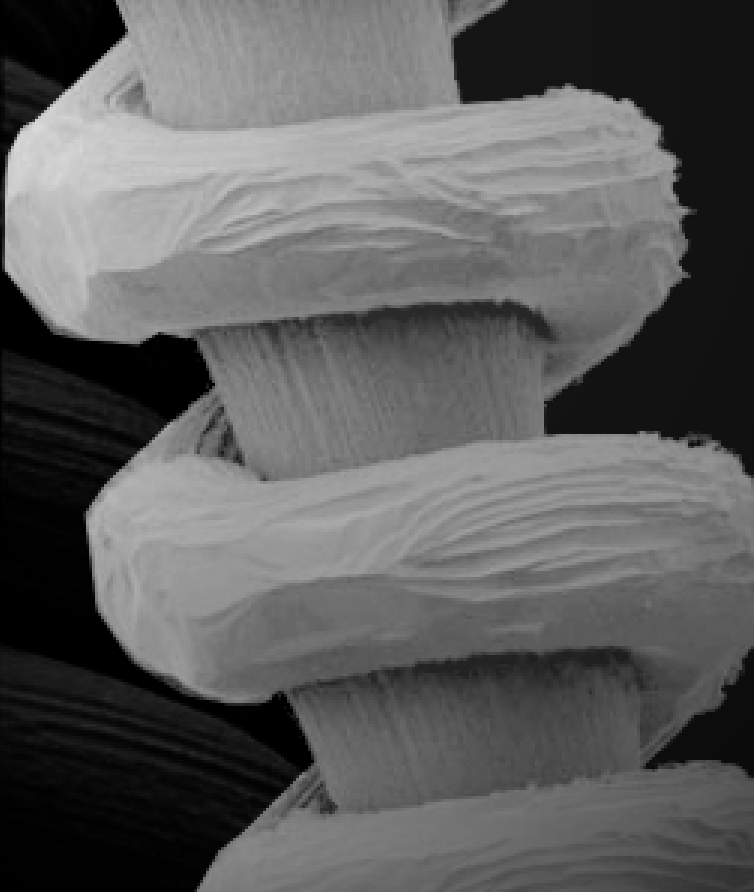
//> input picture Imageprocessing/Opencvexample/cmake/caper2/did/11.tif, 754 x 892 px
$ ./main   (built with g++ and OpenCV 4)
//> lines starting //> are read from the running program, lines starting //| are printed output that depends on the picture; after the words box and inside, x2 and y2 are one past the last pixel; in counts of white or black regions, pixels touching at a corner belong together
#include<iostream>
#include<opencv2/opencv.hpp>
#include <opencv2/highgui/highgui.hpp>
#include <opencv2/imgproc/imgproc.hpp>
using namespace cv;
using namespace std;
int main()
{
	Mat srcimage1 = imread("11.tif");
//> srcimage1 is the input picture: 892 rows x 754 cols, CV_8UC3; min 0, max 217, mean 93.5
    	imshow("Original", srcimage1);
	Mat srcimage2 = imread("22.tif");
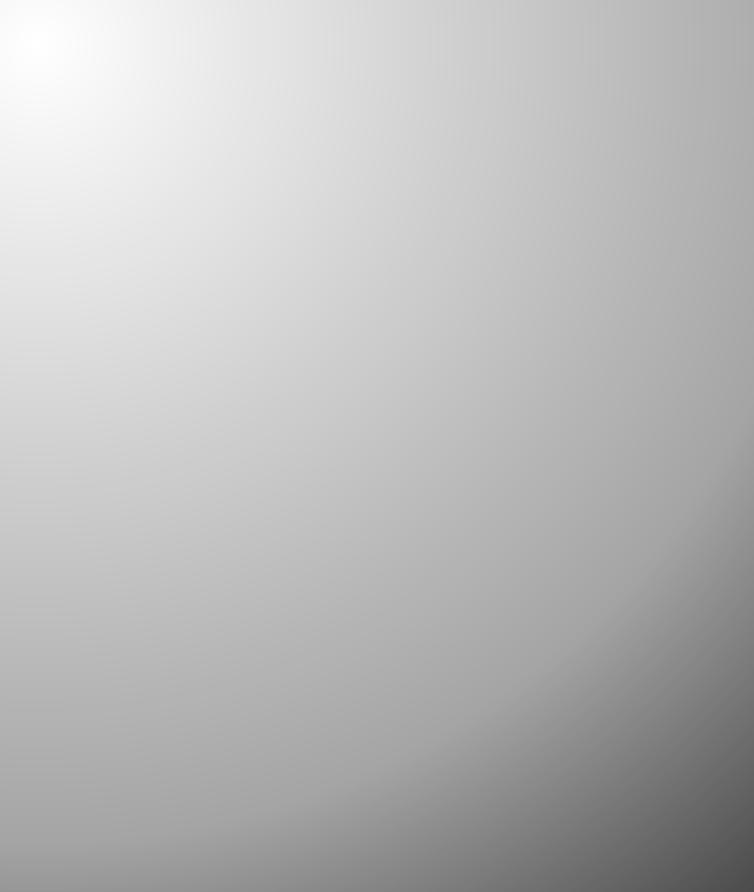
//> input picture Imageprocessing/Opencvexample/cmake/caper2/did/22.tif, 754 x 892 px
//> srcimage2 is the input picture: 892 rows x 754 cols, CV_8UC3; min 76, max 255, mean 186.2
        imshow("Modle", srcimage2);
      	int r1 = srcimage1.rows;
//> r1 = 892
      	int c1 = srcimage1.cols;
//> c1 = 754
      	int r2 = srcimage2.rows;
//> r2 = 892
      	int c2 = srcimage2.cols;
//> c2 = 754
        Mat dstimage;
        dstimage.create(r1,c1,srcimage1.type());
        for (int i = 0;i < r2;i++){
        	for(int j = 0;j < c2;j++){
               	srcimage2.at<Vec3b>(i,j)[0]=float(srcimage2.at<Vec3b>(i,j)[0]/128);
                srcimage2.at<Vec3b>(i,j)[1]=float(srcimage2.at<Vec3b>(i,j)[1]/128);
                srcimage2.at<Vec3b>(i,j)[2]=float(srcimage2.at<Vec3b>(i,j)[2]/128);
             	}
       	}
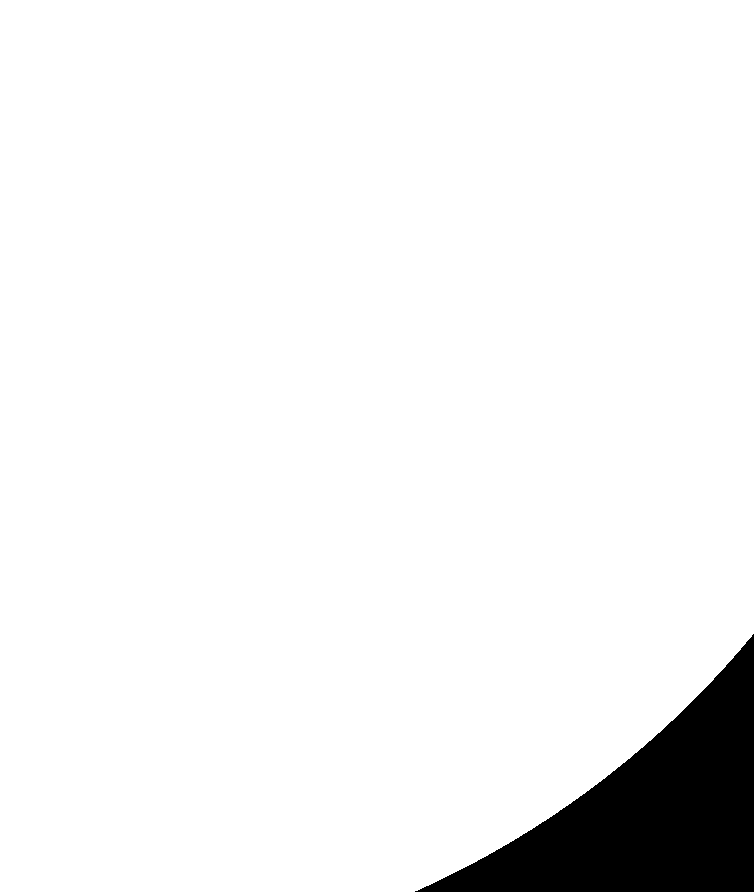
//> srcimage2: 892 rows x 754 cols, CV_8UC3; values 0 (black) and 1 (white), 94.5% white; 1 black region, box (x1, y1, x2, y2) and area: (415, 634, 754, 892) 36807
//> (the run ends here: the program crashes, at `for(int i = 0;i < r1;i++)`)
